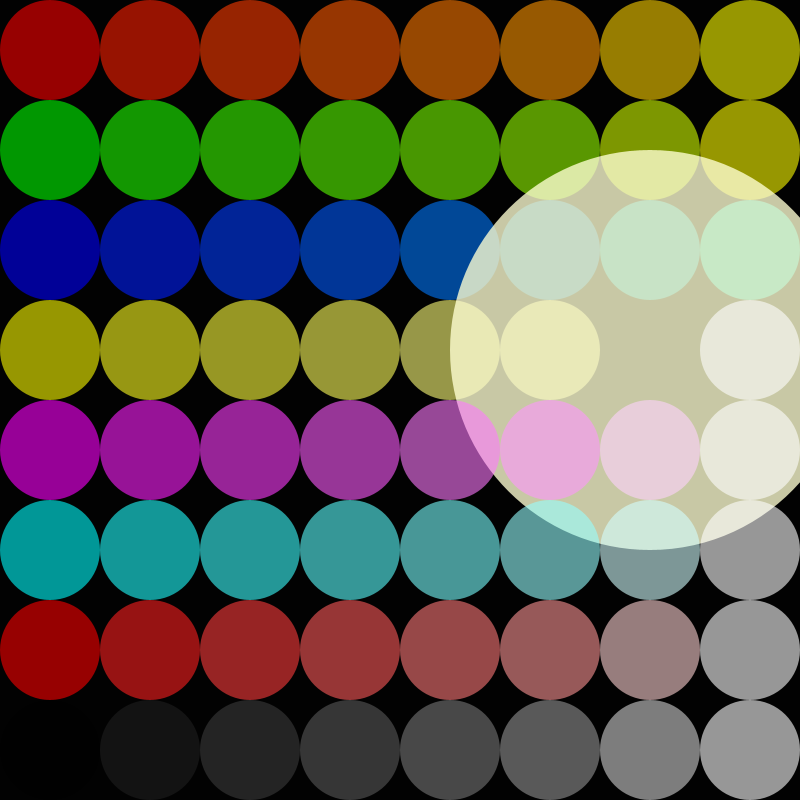
Frame 1 (no input)
Frame 60 (the mouse pressed at the canvas centre just before this capture): identical to frame 1, image omitted
Frame 120 (the mouse held since frame 60 and released just before this capture): identical to frame 1, image omitted

The Processing sketch that drew this single still picture (run headless with seeded random() and noise(); from frame 60 on, the mouse is pressed at the canvas centre):

// Processing sketch: processing_173551
// ── processing_173551.pde

void setup(){
size(800,800);
}
void draw(){
background(2);
redondo(50,50,100,255,0,0,150);
redondo(150,50,100,255,30,0,150);
redondo(250,50,100,255,60,0,150);
redondo(350,50,100,255,90,0,150);
redondo(450,50,100,255,120,0,150);
redondo(550,50,100,255,150,0,150);
redondo(650,50,100,255,210,0,150);
redondo(750,50,100,255,255,0,150);

redondo(50,150,100,0,255,0,150);
redondo(150,150,100,30,255,0,150);
redondo(250,150,100,60,255,0,150);
redondo(350,150,100,90,255,0,150);
redondo(450,150,100,120,255,0,150);
redondo(550,150,100,150,255,0,150);
redondo(650,150,100,210,255,0,150);
redondo(750,150,100,255,255,0,150);

redondo(50,250,100,0,0,255,150);
redondo(150,250,100,0,30,255,150);
redondo(250,250,100,0,60,255,150);
redondo(350,250,100,0,90,255,150);
redondo(450,250,100,0,120,255,150);
redondo(550,250,100,0,150,255,150);
redondo(650,250,100,0,210,255,150);
redondo(750,250,100,0,255,255,150);

redondo(50,350,100,255,255,0,150);
redondo(150,350,100,255,255,30,150);
redondo(250,350,100,255,255,60,150);
redondo(350,350,100,255,255,90,150);
redondo(450,350,100,255,255,120,150);
redondo(550,350,100,255,255,150,150);
redondo(650,350,400,255,255,210,200);
redondo(750,350,100,255,255,255,150);

redondo(50,450,100,255,0,255,150);
redondo(150,450,100,255,30,255,150);
redondo(250,450,100,255,60,255,150);
redondo(350,450,100,255,90,255,150);
redondo(450,450,100,255,120,255,150);
redondo(550,450,100,255,150,255,150);
redondo(650,450,100,255,210,255,150);
redondo(750,450,100,255,255,255,150);

redondo(50,550,100,0,255,255,150);
redondo(150,550,100,30,255,255,150);
redondo(250,550,100,60,255,255,150);
redondo(350,550,100,90,255,255,150);
redondo(450,550,100,120,255,255,150);
redondo(550,550,100,150,255,255,150);
redondo(650,550,100,210,255,255,150);
redondo(750,550,100,255,255,255,150);

redondo(50,650,100,255,0,0,150);
redondo(150,650,100,255,30,30,150);
redondo(250,650,100,255,60,60,150);
redondo(350,650,100,255,90,90,150);
redondo(450,650,100,255,120,120,150);
redondo(550,650,100,255,150,150,150);
redondo(650,650,100,255,210,210,150);
redondo(750,650,100,255,255,255,150);

redondo(50,750,100,0,0,0,150);
redondo(150,750,100,30,30,30,150);
redondo(250,750,100,60,60,60,150);
redondo(350,750,100,90,90,90,150);
redondo(450,750,100,120,120,120,150);
redondo(550,750,100,150,150,150,150);
redondo(650,750,100,210,210,210,150);
redondo(750,750,100,255,255,255,150);


}
void redondo(int x, int y,int a, int c1,int c2, int c3,int c4){
  
  noStroke();
  fill(c1,c2,c3,c4);
  ellipse (x,y,a,a);
}
